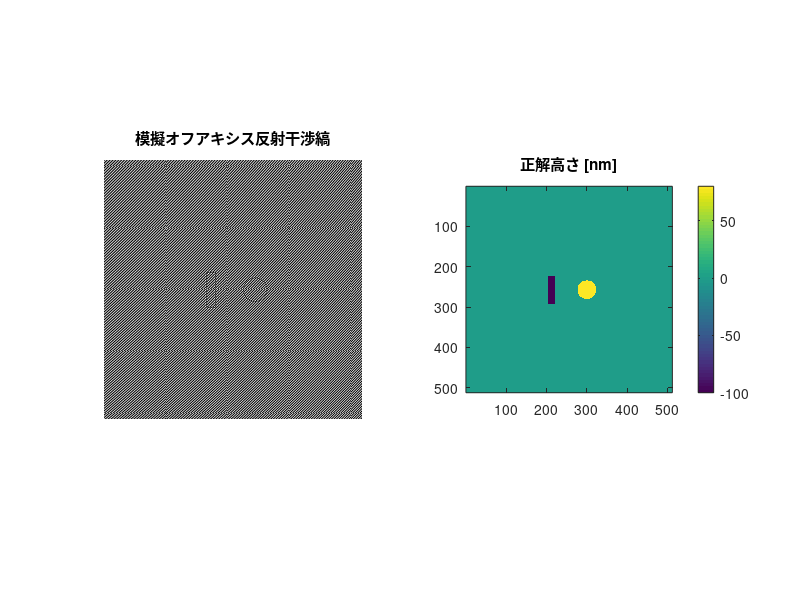

MATLAB code for this plot:
%% 反射型オフアキシスDHM 模擬干渉縞生成スクリプト
clear; clc; close all;

% 1. 今回の光学系パラメータ
lambda = 532e-9;          % 波長: 532 nm
NA     = 0.30;            % 対物レンズ開口数 (渋谷光学 LDJ10X)
M      = 10;              % 倍率 (チューブレンズ f=200mm 組合せ時)
px_cam = 3.45e-6;         % カメラ画素ピッチ仮定値 (3.45 um)
dx     = px_cam / M;      % 試料面上の実効ピクセルサイズ (0.345 um/px)
N      = 512;             % 画像サイズ (512 x 512 px)

[X, Y] = meshgrid((-N/2 : N/2-1) * dx, (-N/2 : N/2-1) * dx);

% 2. 正解サンプル形状 h_true (単位: m)
% 例: CDピットを模した「深さ -100 nm の凹み」と、比較用の「高さ +80 nm の凸部」
h_true = zeros(N, N);
pit_mask  = (abs(X + 15e-6) < 3e-6) & (abs(Y) < 12e-6);   % 凹ピット (-100 nm)
bump_mask = (X - 15e-6).^2 + Y.^2 < (8e-6)^2;             % 凸バンプ (+80 nm)
h_true(pit_mask)  = -100e-9;
h_true(bump_mask) = +80e-9;

% 3. 反射型における物体光の複素振幅 (往復光路差 2*h)
% 凸(h > 0)は光路が短くなり位相が進む(+)、凹(h < 0)は位相が遅れる(-)
phi_obj = (4 * pi / lambda) * h_true;
U_obj_ideal = exp(1i * phi_obj);

% 4. 対物レンズの開口数(NA)による空間周波数制限 (横分解能 R ≈ 1.08 um の再現)
df = 1 / (N * dx);
[Fx, Fy] = meshgrid((-N/2 : N/2-1) * df, (-N/2 : N/2-1) * df);
F_rad = sqrt(Fx.^2 + Fy.^2);
f_cutoff = NA / lambda;                    % カットオフ周波数
CTF = double(F_rad <= f_cutoff);           % コヒーレント伝達関数
U_obj = ifft2(ifftshift(fftshift(fft2(U_obj_ideal)) .* CTF));

% 5. 対物レンズ由来の球面収差（お椀型の位相歪み）を意図的に付加
phi_aberration = 1.5e9 * (X.^2 + Y.^2);
U_obj = U_obj .* exp(1i * phi_aberration);

% 6. オフアキシス参照光 (キャリア周波数: 1周期あたり約 5 px になるよう傾ける)
fx_ref = 1 / (3.2 * dx);
fy_ref = 1 / (3.2 * dx);
U_ref = 1.0 * exp(1i * 2 * pi * (fx_ref * X + fy_ref * Y));

% 7. 干渉縞強度の計算 + コヒーレンス低下(V=0.8) + センサノイズ + 8-bit量子化
V = 0.8; % コヒーレンス長(1~2mm)によるビジビリティ低下
I_raw = abs(U_obj).^2 + abs(U_ref).^2 + 2 * V * real(U_obj .* conj(U_ref));
I_noisy = I_raw + 0.05 * randn(N, N);      % ガウシアンノイズ付加

% 0〜255 の 8-bit 画像へスケーリングして保存
I_norm = (I_noisy - min(I_noisy(:))) / (max(I_noisy(:)) - min(I_noisy(:)));
holo_img = uint8(I_norm * 255);

imwrite(holo_img, 'sim_hologram.png');
save('ground_truth_nm.mat', 'h_true', 'dx', 'lambda');

figure;
subplot(1,2,1); imshow(holo_img); title('模擬オフアキシス反射干渉縞');
subplot(1,2,2); imagesc(h_true*1e9); axis image; colorbar; title('正解高さ [nm]');
